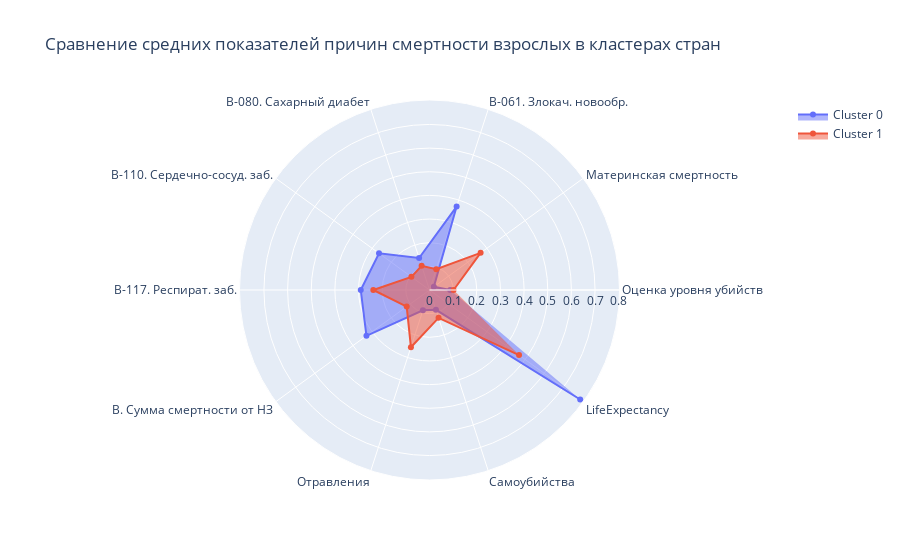

Write notebook code for a chart like this one.
### Markdown cell above
## Сравнение средних показателей причин смертности взрослых в кластерах стран

### Code cell
# Для построения графика масштабируем данные
adult_mortality_scaled_data = get_scaled_data(data)

# Для удобства просмотра графика временно переименуем поля на русский
rename_dict = get_temp_rename_dict(adult_mortality_scaled_data)

# Построим полярную диаграмму
display_clusters_profiles(    
    adult_mortality_scaled_data \
        # Уберем эти 2 признака, так как в них не выделены отдельные причины
        .drop(columns=[F.AdultNcdMortality.value, F.AdultMortality.value]) \
        .groupby(F.ClusterKMeans.value) \
        .agg('mean') \
        .rename(columns=rename_dict),
    title='Сравнение средних показателей причин смертности взрослых в кластерах стран',
    should_display_table=False,
    is_custom_size=False,
)

### Figure 1 — Plotly figure (JSON) as saved in the notebook; plotly's stock layout.template omitted (floating-point values rounded to 4 significant figures)
{"data": [{"fill": "toself", "name": "Cluster 0", "r": [0.08765, 0.02268, 0.371, 0.1424, 0.2638, 0.2907, 0.3296, 0.09017, 0.08823, 0.7875], "theta": ["Оценка уровня убийств", "Материнская смертность", "В-061. Злокач. новообр.", "В-080. Сахарный диабет", "В-110. Сердечно-сосуд. заб.", "В-117. Респират. заб.", "В. Сумма смертности от НЗ", "Отравления", "Самоубийства", "LifeExpectancy"], "type": "scatterpolar"}, {"fill": "toself", "name": "Cluster 1", "r": [0.1017, 0.2671, 0.09261, 0.1078, 0.09463, 0.2375, 0.1192, 0.2544, 0.1238, 0.468], "theta": ["Оценка уровня убийств", "Материнская смертность", "В-061. Злокач. новообр.", "В-080. Сахарный диабет", "В-110. Сердечно-сосуд. заб.", "В-117. Респират. заб.", "В. Сумма смертности от НЗ", "Отравления", "Самоубийства", "LifeExpectancy"], "type": "scatterpolar"}], "layout": {"showlegend": true, "title": {"text": "Сравнение средних показателей причин смертности взрослых в кластерах стран"}}}
